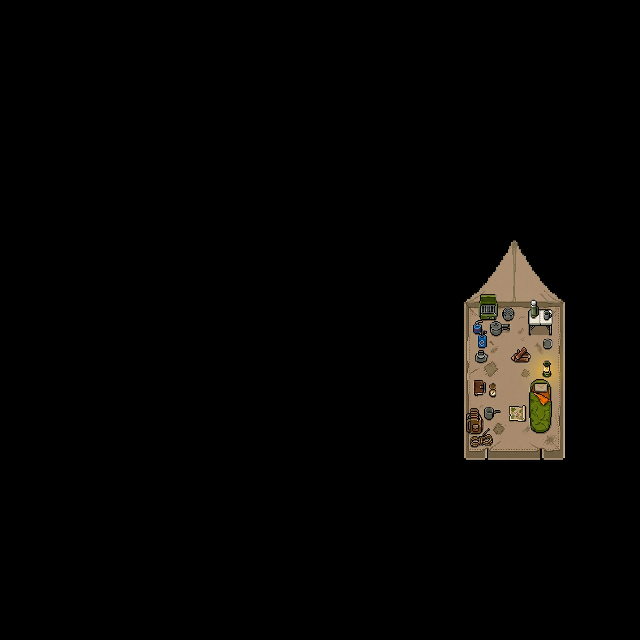

A level layout from a 2D game, rendered from its tile map. Below: a short description, then the map file with tile-grid data replaced by summaries:
An orthogonal 40x40 tile map with 16x16 px tiles, 1 tile layer (Calque de Tuiles 1) and 54 objects (52x collision, exit_camp, spawn_camp).

<map version="1.10" tiledversion="1.11.2" orientation="orthogonal" renderorder="right-down" width="40" height="40" tilewidth="16" tileheight="16" infinite="0" nextlayerid="3" nextobjectid="59">
 <tileset firstgid="1" source="tente_half.tsx" />
 <layer id="1" name="Calque de Tuiles 1" width="40" height="40">
  <data>[1600 cells, 112 non-empty, 112 distinct tile ids]</data>
 </layer>
 <objectgroup id="2" name="Calque d'Objets 1">
  <object id="1" name="exit_camp" x="486.167" y="453.583" width="55.5" height="10.75" />
  <object id="2" name="spawn_camp" x="511.75" y="434.25">
   <point />
  </object>
  <object id="3" type="collision" x="530.125" y="384.625" width="19.875" height="43.25" />
  <object id="4" type="collision" x="549.875" y="386.75" width="2.25" height="30" />
  <object id="5" type="collision" x="531.125" y="428" width="18.5" height="1.625" />
  <object id="6" type="collision" x="532.875" y="429.75" width="12.625" height="3.125" />
  <object id="7" type="collision" x="545.75" y="429.75" width="2.125" height="1.5" />
  <object id="8" type="collision" x="531.25" y="382.25" width="17.875" height="2.125" />
  <object id="9" type="collision" x="533.625" y="380.125" width="13.875" height="1.875" />
  <object id="10" type="collision" x="543.5" y="360.5" width="7.375" height="16.375" />
  <object id="11" type="collision" x="511.875" y="355.875" width="16.25" height="5.75" />
  <object id="12" type="collision" x="513.375" y="353" width="15.375" height="2.875" />
  <object id="13" type="collision" x="517.625" y="349.25" width="9.625" height="3.125" />
  <object id="14" type="collision" x="522.5" y="347.125" width="3.125" height="2" />
  <object id="15" type="collision" x="543.75" y="340.25" width="8.5" height="8" />
  <object id="16" type="collision" x="484.25" y="407.875" width="9" height="11.625" />
  <object id="17" type="collision" x="493.75" y="409.125" width="7.125" height="3.625" />
  <object id="18" type="collision" x="493.375" y="412" width="3.125" height="2" />
  <object id="19" type="collision" x="470.125" y="408.125" width="9.25" height="25.75" />
  <object id="20" type="collision" x="479.375" y="414.875" width="1.75" height="17.625" />
  <object id="21" type="collision" x="481" y="417" width="1" height="15.125" />
  <object id="22" type="collision" x="481.375" y="419.625" width="2.5" height="9" />
  <object id="23" type="collision" x="469.25" y="437.125" width="22" height="8.625" />
  <object id="24" type="collision" x="482.25" y="434.125" width="8.125" height="4" />
  <object id="25" type="collision" x="471.375" y="445.125" width="6" height="1.875" />
  <object id="26" type="collision" x="483.375" y="432" width="3.375" height="1.5" />
  <object id="27" type="collision" x="485.5" y="429.75" width="3" height="1.5" />
  <object id="28" type="collision" x="474.125" y="380.125" width="9.375" height="15.125" />
  <object id="29" type="collision" x="483.125" y="382.875" width="2.625" height="9.5" />
  <object id="30" type="collision" x="488.875" y="383.875" width="6.75" height="12.25" />
  <object id="31" type="collision" x="475.125" y="353.75" width="11.875" height="6.5" />
  <object id="32" type="collision" x="475.25" y="360.375" width="10.625" height="2.375" />
  <object id="33" type="collision" x="477.625" y="350.5" width="6.375" height="3.25" />
  <object id="34" type="collision" x="479.25" y="301.25" width="16.625" height="18.875" />
  <object id="35" type="collision" x="480.125" y="294.625" width="15.875" height="6.625" />
  <object id="36" type="collision" x="496" y="301.25" width="1.875" height="16.25" />
  <object id="37" type="collision" x="490.375" y="324.5" width="8.375" height="11.375" />
  <object id="38" type="collision" x="491.375" y="321.875" width="9.375" height="3" />
  <object id="39" type="collision" x="498.875" y="324.625" width="2.625" height="9.5" />
  <object id="40" type="collision" x="500.625" y="324" width="9.25" height="7.125" />
  <object id="41" type="collision" x="502.25" y="307.75" width="11.625" height="13" />
  <object id="42" type="collision" x="529" y="310" width="23" height="25.125" />
  <object id="44" type="collision" x="465.125" y="300.125" width="100.5" height="10.5" />
  <object id="46" type="collision" x="476" y="319.625" width="6.875" height="3.625" />
  <object id="47" type="collision" x="474.625" y="322" width="5.375" height="11.875" />
  <object id="48" type="collision" x="479.5" y="324.875" width="2" height="7.375" />
  <object id="49" type="collision" x="472.125" y="324.875" width="2.875" height="7" />
  <object id="50" type="collision" x="478.25" y="333" width="7.125" height="15" />
  <object id="51" type="collision" x="484.75" y="336" width="2.25" height="11.75" />
  <object id="52" type="collision" x="481.75" y="329.5" width="4.875" height="4" />
  <object id="53" type="collision" x="461.5" y="302.5" width="5.75" height="155.5" />
  <object id="54" type="collision" x="465.5" y="447.75" width="20.75" height="12.75" />
  <object id="55" type="collision" x="541.25" y="448.5" width="22.5" height="11.5" />
  <object id="56" type="collision" x="559.75" y="299.75" width="6.75" height="158" />
 </objectgroup>
</map>
